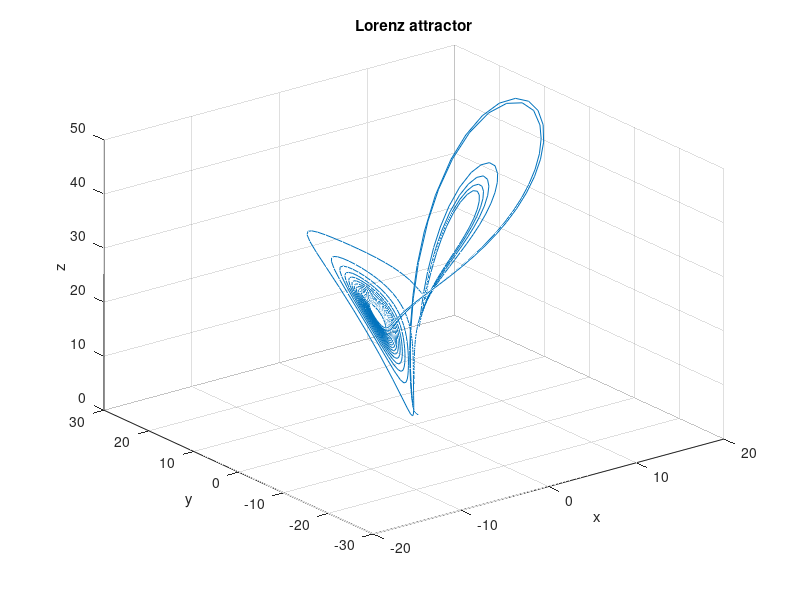

Write the MATLAB code that produced this figure.
% Аттрактор Лоренца
% Хаос при росте ρ (ode45)

rho = 28; sigma = 10; beta = 8/3;
fL = @(t, s) [sigma*(s(2)-s(1)); s(1)*(rho-s(3))-s(2); s(1)*s(2)-beta*s(3)];
[tL, yL] = ode45(fL, [0 20], [1 1 1]);
figure;
plot3(yL(:,1), yL(:,2), yL(:,3));
title('Lorenz attractor'); xlabel('x'); ylabel('y'); zlabel('z'); grid on;

%{
@play
{
 "title": "Аттрактор Лоренца",
 "groups": [
  {
   "name": "Система",
   "controls": [
    {
     "var": "rho",
     "label": "ρ",
     "min": 5,
     "max": 45,
     "step": 1,
     "default": 28
    }
   ]
  }
 ]
}
%}
